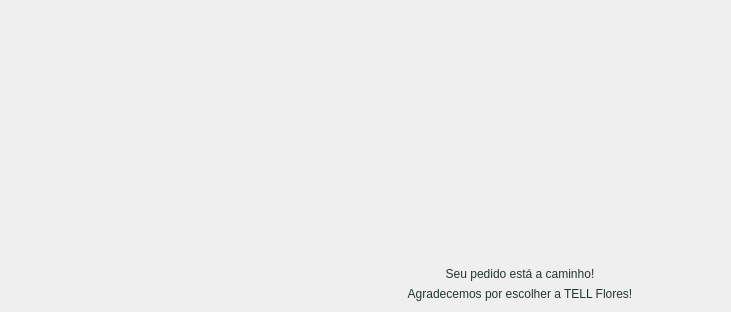
              <widget class="QWidget" name="paginaFinal">
               <layout class="QVBoxLayout" name="verticalLayout_31">
                <property name="leftMargin">
                 <number>320</number>
                </property>
                <item>
                 <widget class="QLabel" name="imgCaminhao2">
                  <property name="enabled">
                   <bool>true</bool>
                  </property>
                  <property name="sizePolicy">
                   <sizepolicy hsizetype="Preferred" vsizetype="Preferred">
                    <horstretch>0</horstretch>
                    <verstretch>0</verstretch>
                   </sizepolicy>
                  </property>
                  <property name="minimumSize">
                   <size>
                    <width>400</width>
                    <height>250</height>
                   </size>
                  </property>
                  <property name="maximumSize">
                   <size>
                    <width>500</width>
                    <height>280</height>
                   </size>
                  </property>
                  <property name="layoutDirection">
                   <enum>Qt::LayoutDirection::LeftToRight</enum>
                  </property>
                  <property name="text">
                   <string/>
                  </property>
                  <property name="pixmap">
                   <pixmap resource="../Resources/resources.qrc">:/images/imgCaminhao2Branco.jpg</pixmap>
                  </property>
                  <property name="scaledContents">
                   <bool>true</bool>
                  </property>
                  <property name="alignment">
                   <set>Qt::AlignmentFlag::AlignCenter</set>
                  </property>
                  <property name="wordWrap">
                   <bool>false</bool>
                  </property>
                 </widget>
                </item>
                <item>
                 <widget class="QLabel" name="tituloFinal">
                  <property name="sizePolicy">
                   <sizepolicy hsizetype="Fixed" vsizetype="Maximum">
                    <horstretch>0</horstretch>
                    <verstretch>0</verstretch>
                   </sizepolicy>
                  </property>
                  <property name="maximumSize">
                   <size>
                    <width>500</width>
                    <height>16777215</height>
                   </size>
                  </property>
                  <property name="styleSheet">
                   <string notr="true">color: #24352C</string>
                  </property>
                  <property name="text">
                   <string>Seu pedido está a caminho!</string>
                  </property>
                  <property name="alignment">
                   <set>Qt::AlignmentFlag::AlignCenter</set>
                  </property>
                 </widget>
                </item>
                <item>
                 <widget class="QLabel" name="descricaoFinal">
                  <property name="sizePolicy">
                   <sizepolicy hsizetype="Fixed" vsizetype="Maximum">
                    <horstretch>0</horstretch>
                    <verstretch>0</verstretch>
                   </sizepolicy>
                  </property>
                  <property name="maximumSize">
                   <size>
                    <width>500</width>
                    <height>16777215</height>
                   </size>
                  </property>
                  <property name="styleSheet">
                   <string notr="true">color: #24352C</string>
                  </property>
                  <property name="text">
                   <string>Agradecemos por escolher a TELL Flores!</string>
                  </property>
                  <property name="alignment">
                   <set>Qt::AlignmentFlag::AlignCenter</set>
                  </property>
                  <property name="wordWrap">
                   <bool>true</bool>
                  </property>
                 </widget>
                </item>
               </layout>
              </widget>
